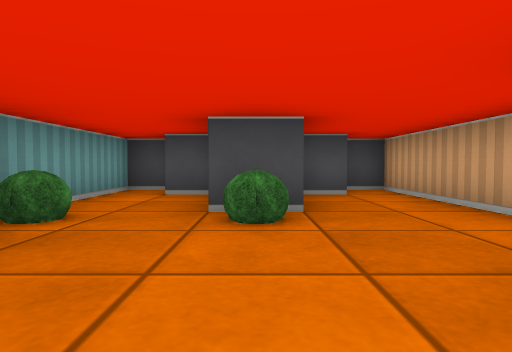
View 1 (above)

13 first-person views from a walk through a cub3D maze. The camera is about half as high as the walls, tilts 2° down and sees 75° across. The floor is counted in squares. Each view is taken from the middle of a square. On the plan, view 1 faces up. The plan holds only what a view shows up to about 9 squares ahead; the rest is blank.

View 2
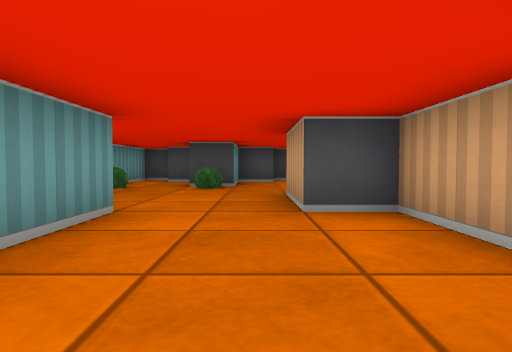

View 3
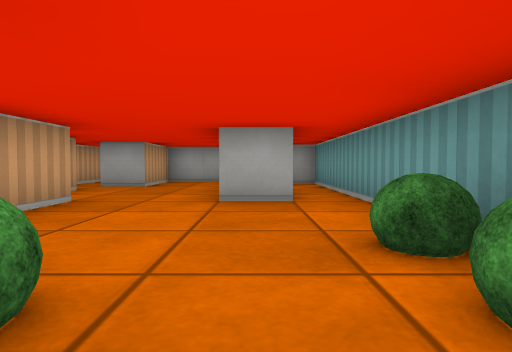

View 4
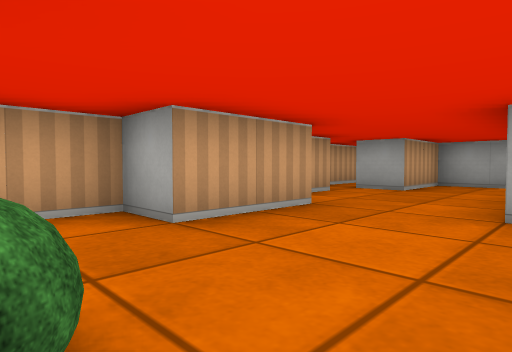

View 5
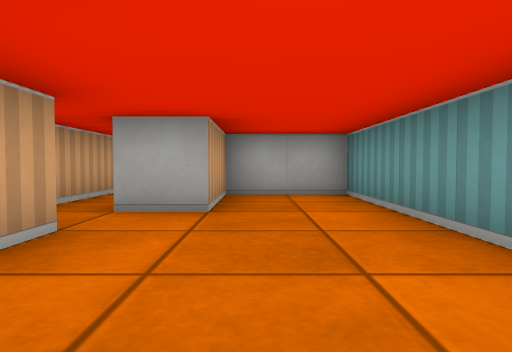

View 6
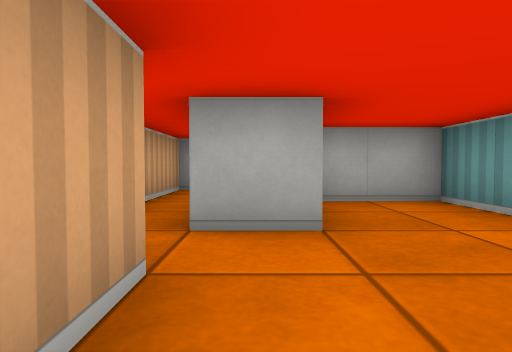

View 7
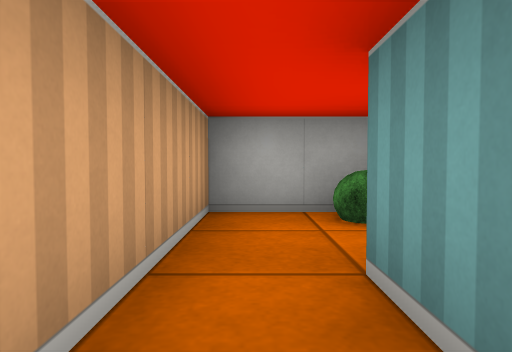

View 8
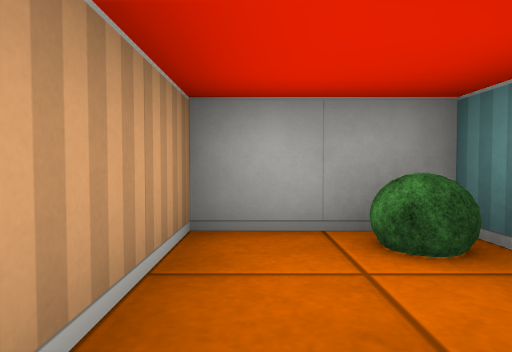

View 9
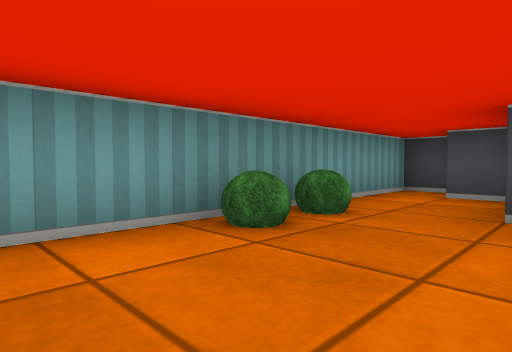

View 10
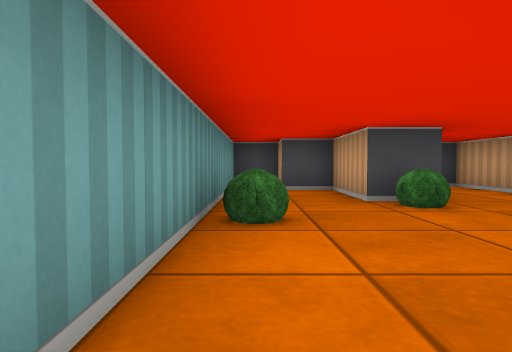

View 11
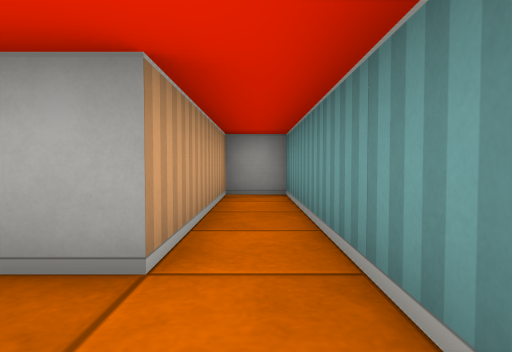

View 12
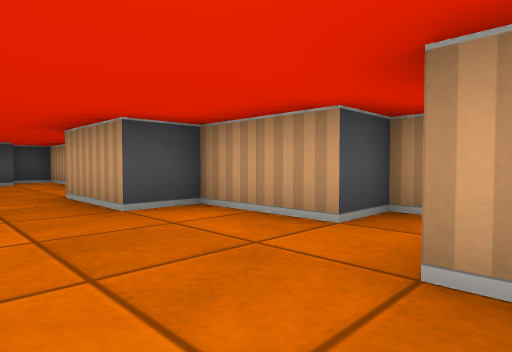

View 13
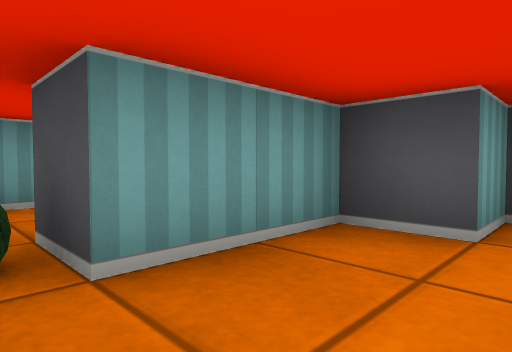

### Floor plan
Points are (right, up) in squares from view 1. A wall is a line through its corners. A room is listed if a view was taken in it or the views show most of it. See-through windows are left out.
Room 1 (views 1, 2, 3, 4, 5, 6, 9, 10, 11, 12, 13)
walls: (2.5, -2.5) (2.5, -0.5) (1.5, -0.5) (1.5, 1.5) (2.5, 1.5) (2.5, 6.5) (1.5, 6.5) (1.5, 5.5) (0.5, 5.5) (0.5, 3.5) (-0.5, 3.5) (-0.5, 5.5) (-1.5, 5.5) (-1.5, 6.5) (-2.5, 6.5) (-2.5, -4.5) (-1.5, -4.5) (-1.5, -0.5) (-0.5, -0.5) (-0.5, -5.5) (1.5, -5.5) (1.5, -3.5) (2.5, -3.5)
ways out: opening at (3, -3) to room 2
objects: bush (-2, 2); bush (-2, 3); bush (0, 3)
Room 2 (views 7, 8)
walls: (2.5, -4.6) (2.5, -5.5); (1.5, -6.9) (1.5, -7.5) (3.5, -7.5) (3.5, -2.5) (2.5, -2.5)
ways out: opening at (3, -3) to room 1
objects: bush (2, -7)

Positions as (right, up) in squares from view 1, and headings:
1: (0, 0), facing up
2: (1, -4), facing up
3: (-1, 4), facing down
4: (-1, 3), facing down-right
5: (1, 0), facing down
6: (2, -1), facing down
7: (3, -4), facing down
8: (3, -5), facing down
9: (0, 0), facing up-left
10: (-2, -1), facing up
11: (-2, 1), facing down
12: (0, -4), facing up-right
13: (2, 3), facing up-left
